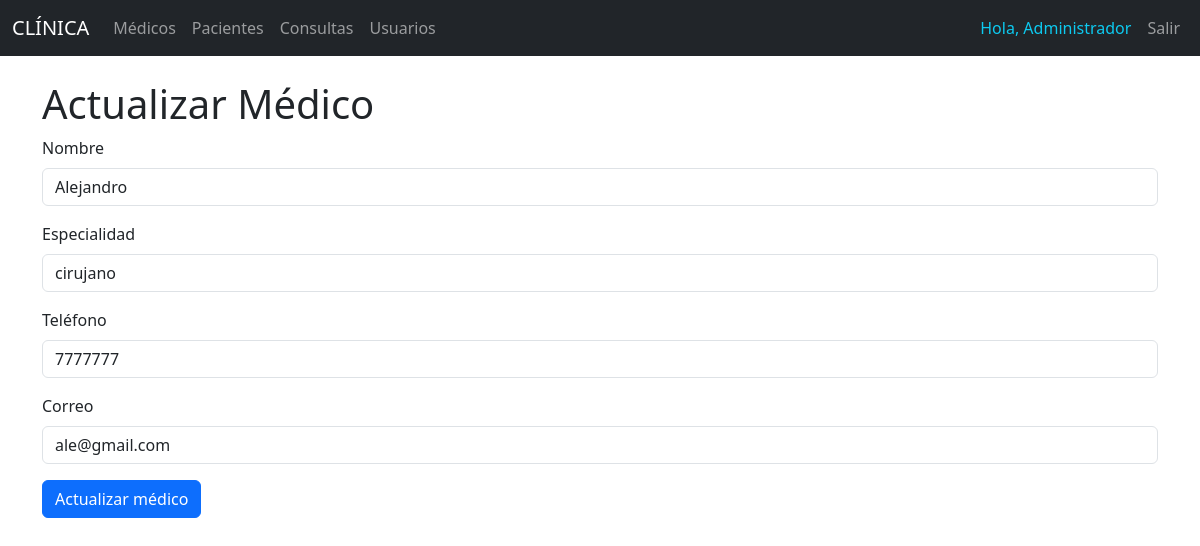
Page /medicos/edit/1 (signed in) on the committed database.
### models/medico_model.py (models this page shows, shortened)
class Medico(db.Model):
    __tablename__ = "medicos"
    id = db.Column(db.Integer, primary_key=True)
    nombre = db.Column(db.String(80), nullable=False)
    especialidad = db.Column(db.String(100), nullable=False)
    telefono = db.Column(db.String(20), nullable=False)
    correo = db.Column(db.String(100), nullable=False)
    consultas = db.relationship('Consulta', back_populates='medico')
    @staticmethod
    def get_by_id(id):
        return Medico.query.get(id)

### controllers/medico_controller.py (the view, shortened to what this page needs)
@medico_bp.route("/edit/<int:id>", methods=['GET', 'POST'])
@login_required  # Proteger esta ruta
def edit(id):
    medico = Medico.get_by_id(id)
    return medico_view.edit(medico)

### run.py (called while the page is built)
@app.context_processor
def inject_active_path():
    def is_active(path):
        return 'active' if request.path == path else ''
    return(dict(is_active = is_active))

### view/medico_view.py (called while the page is built)
def edit(medico):
    return render_template('medicos/edit.html', medico=medico)

### templates/medicos/edit.html (shortened to what this page needs)
{% extends 'base.html' %}
{% block content %}
<h1>Actualizar Médico</h1>
<form action="{{ url_for('medico.edit', id=medico.id) }}" method="POST">
    <div class="mb-3">
        <label for="" class="form-label">Nombre</label>
        <input type="text" class="form-control" name="nombre" value="{{ medico.nombre }}" required>
    </div>
    <div class="mb-3">
        <label for="" class="form-label">Especialidad</label>
        <input type="text" class="form-control" name="especialidad" value="{{ medico.especialidad }}" required>
    </div>
    <div class="mb-3">
        <label for="" class="form-label">Teléfono</label>
        <input type="text" class="form-control" name="telefono" value="{{ medico.telefono }}" required>
    </div>
    <div class="mb-3">
        <label for="" class="form-label">Correo</label>
        <input type="email" class="form-control" name="correo" value="{{ medico.correo }}" required>
    </div>
    <button type="submit" class="btn btn-primary">Actualizar médico</button>
</form>
{% endblock %}

### rows in the picture
Medico: nombre "Alejandro", especialidad "cirujano", telefono "7777777", correo "ale@gmail.com"

### other values in the picture
{{ session.user_name }} "Administrador"
